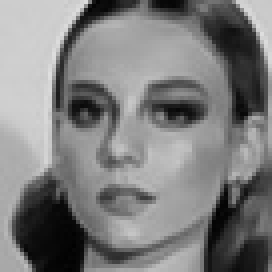
#> input picture face_recognitionOpenCv2-master/images/data107.jpg, 68 x 68 px (shown 4 times larger); its folder holds only this picture in this run
$ python entrenamiento.py   (older library calls are emulated)
#> lines starting #> are read from the running program, lines starting #| are printed output that depends on the picture
import cv2
import os
import numpy as np
from PIL import Image
import pickle

cascPath = "C:/Users/Ramses Moreno/Desktop/face_recognitionOpenCv2-master/Cascades/haarcascade_frontalface_alt2.xml"
##Creamos la variable
faceCascade = cv2.CascadeClassifier(cascPath)

#reconocimiento con opencv
reconocimiento = cv2.face.LBPHFaceRecognizer_create()

BASE_DIR = os.path.dirname(os.path.abspath(__file__))
image_dir = os.path.join(BASE_DIR,"images")


current_id = 0
etiquetas_id = {}
y_etiquetas = []
x_entrenamiento = []

for root, dirs, archivos in os.walk(image_dir):
    for archivo in archivos:
        if archivo.endswith("png") or archivo.endswith("jpg"):
            pathImagen = os.path.join(root,archivo)
            etiqueta = os.path.basename(root).replace(" ", "-")#.lower()
            #print(etiqueta,pathImagen)

            #Creando las etiquetas
            if not etiqueta in etiquetas_id:
                etiquetas_id[etiqueta] = current_id
                current_id += 1
            id_ = etiquetas_id[etiqueta]
            #print(etiquetas_id)

            pil_image = Image.open(pathImagen).convert("L")
#> pil_image is the input picture: PIL image 68x68 L; min 1, max 223, mean 125.3
            tamanio = (550,550)
            imagenFinal = pil_image.resize(tamanio, Image.ANTIALIAS)
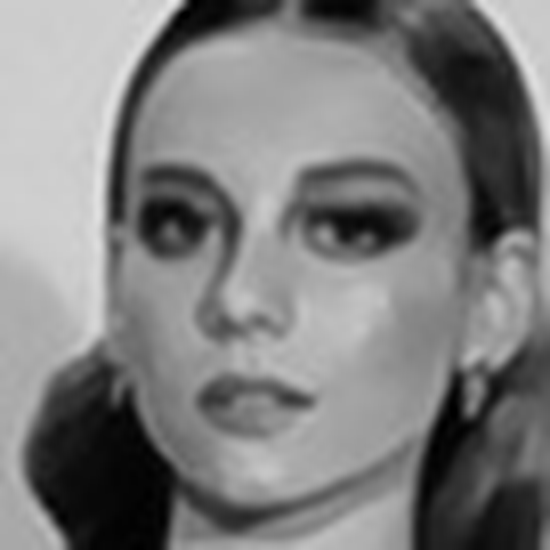
#> imagenFinal: PIL image 550x550 L; min 0, max 232, mean 125.3
            image_array = np.array(pil_image,"uint8")
            #print(image_array)

            rostros = faceCascade.detectMultiScale(image_array, 1.5, 5)
#> rostros = [[9, 11, 45, 45]]

            for (x,y,w,h) in rostros:
                roi = image_array[y:y+h, x:x+w]
                x_entrenamiento.append(roi)
                y_etiquetas.append(id_)
#> this loop made 1 pass
#> pass 1, `roi = image_array[y:y+h, x:x+w]`:
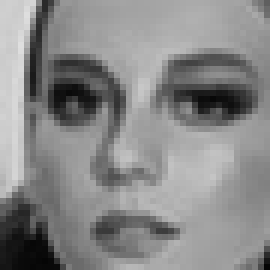
#> roi: shape (45, 45) (shown 6 times larger); min 5, max 223, mean 136
#> after the loop, x_entrenamiento = 1 item; y_etiquetas = [0]


#print(y_etiquetas)
#print(x_entrenamiento)
with open("labels.pickle",'wb') as f:
    pickle.dump(etiquetas_id, f)

reconocimiento.train(x_entrenamiento, np.array(y_etiquetas))
reconocimiento.save("entrenamiento.yml")

$ run again, on face_recognitionOpenCv2-master/images/data187.jpg
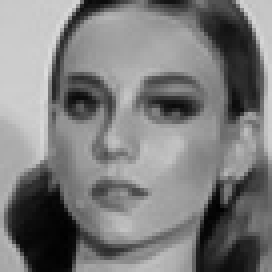
#> input picture face_recognitionOpenCv2-master/images/data187.jpg, 68 x 68 px (shown 4 times larger)
#> pil_image is the input picture: PIL image 68x68 L; min 0, max 221, mean 124.1
#> `imagenFinal = pil_image.resize(tamanio, Image.ANTIALIAS)`:
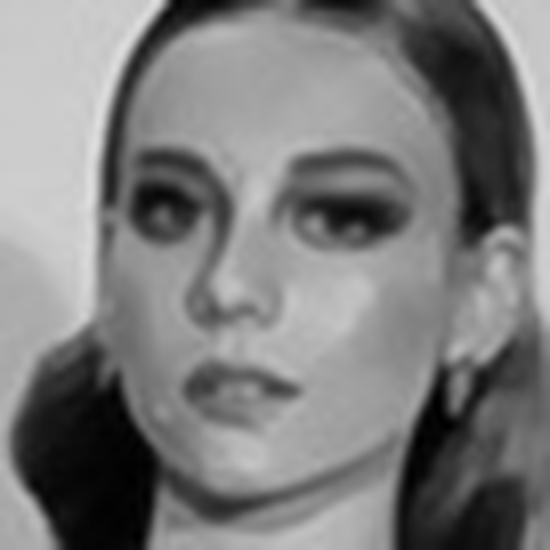
#> imagenFinal: PIL image 550x550 L; min 0, max 222, mean 124.1
#> rostros = [[8, 10, 45, 45]]
#> the loop `for (x,y,w,h) in rostros:` made 1 pass
#> pass 1, `roi = image_array[y:y+h, x:x+w]`:
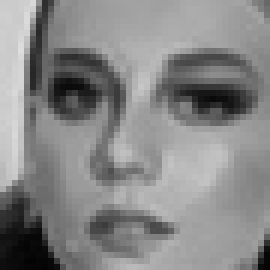
#> roi: shape (45, 45) (shown 6 times larger); min 3, max 221, mean 134.7
#> after the loop `for (x,y,w,h) in rostros:`: x_entrenamiento = 1 item; y_etiquetas = [0]

$ run again, on face_recognitionOpenCv2-master/images/data15.jpg
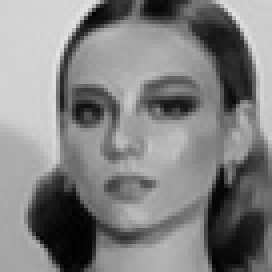
#> input picture face_recognitionOpenCv2-master/images/data15.jpg, 68 x 68 px (shown 4 times larger)
#> pil_image is the input picture: PIL image 68x68 L; min 1, max 227, mean 129.1
#> `imagenFinal = pil_image.resize(tamanio, Image.ANTIALIAS)`:
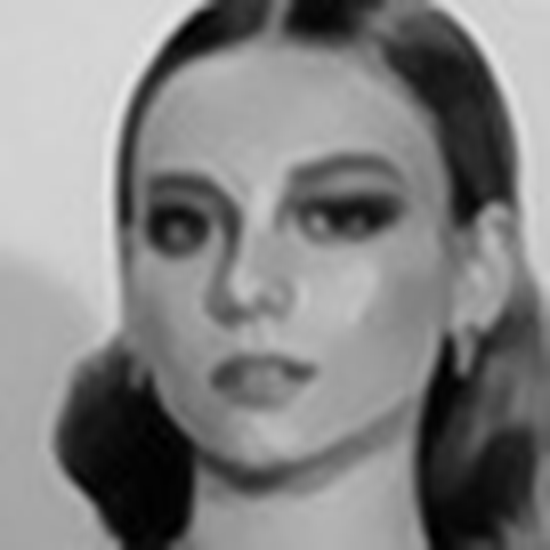
#> imagenFinal: PIL image 550x550 L; min 0, max 231, mean 129.1
#> rostros = [[10, 9, 45, 45]]
#> the loop `for (x,y,w,h) in rostros:` made 1 pass
#> pass 1, `roi = image_array[y:y+h, x:x+w]`:
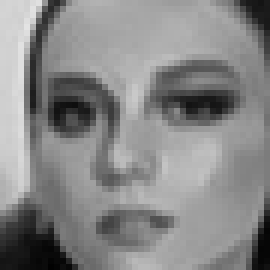
#> roi: shape (45, 45) (shown 6 times larger); min 1, max 227, mean 134.9
#> after the loop `for (x,y,w,h) in rostros:`: x_entrenamiento = 1 item; y_etiquetas = [0]
